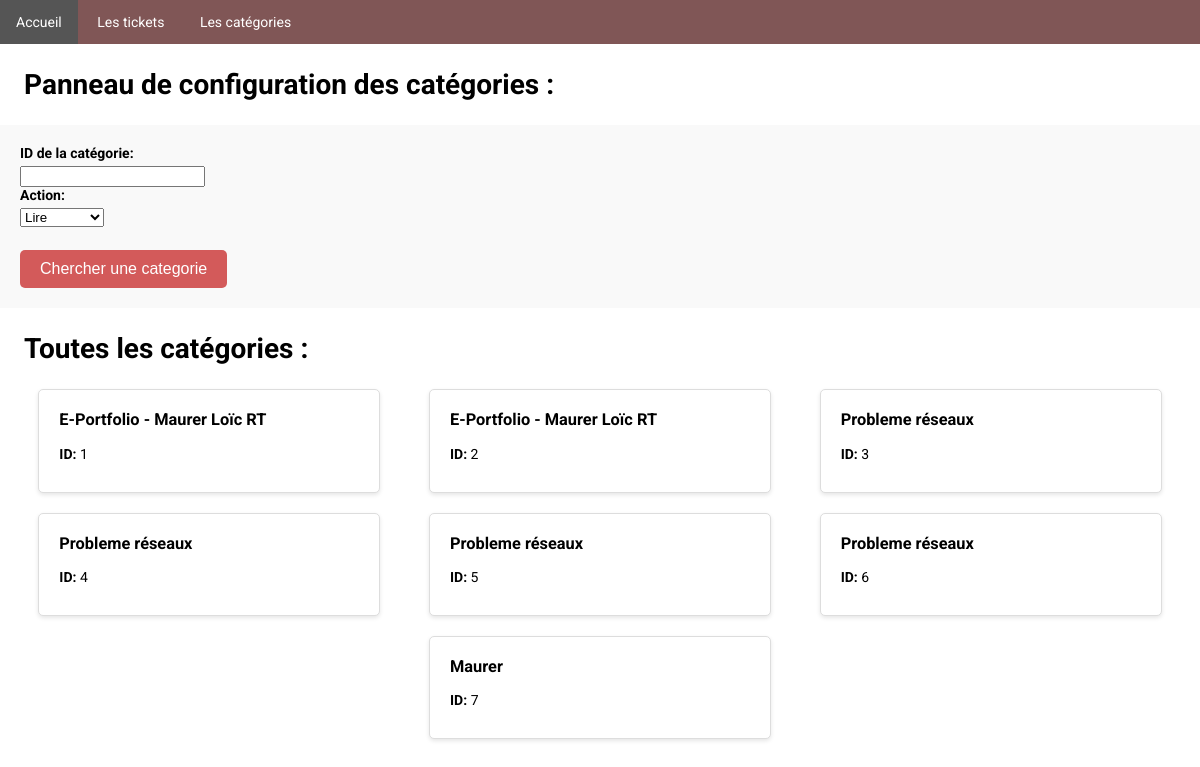
Page /ticket/search_category on the earlier database version.
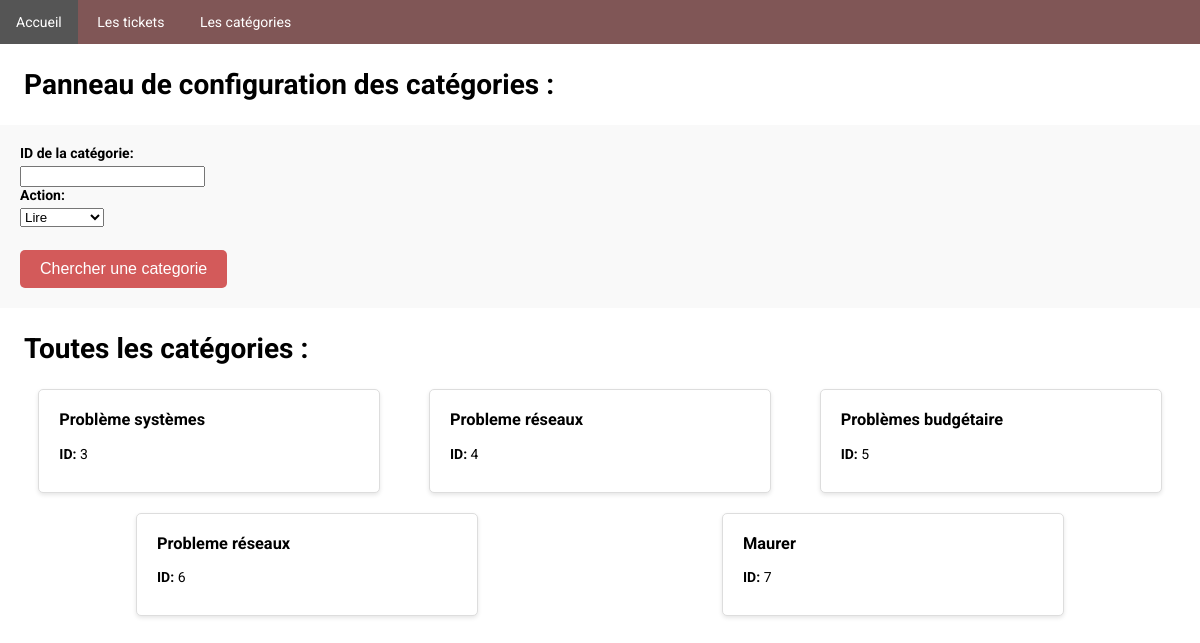
Same page on the later database version.
### ticket/models.py (models this page shows, shortened)
class Category(models.Model):
    name = models.CharField(max_length=200)
    description = models.TextField()
    priority_choices = (
        (1, 'Low'),
        (2, 'Medium'),
        (3, 'High'),
    )
    priority = models.IntegerField(choices=priority_choices, default=1)

### ticket/views.py (the view, shortened to what this page needs)
# urls.py: path('search_category', views.search_category, name='search_category'),
def search_category(request):
    categories = Category.objects.all()
    lform = CategoryIdForm()
    return render(request, 'ticket/search_category.html', {'form': lform, 'categories': categories})

### ticket/forms.py
class CategoryIdForm(forms.Form):
    category_id = forms.IntegerField(label='ID de la catégorie')
    actions = (
        ('read_category', 'Lire'),
        ('delete_category', 'Supprimer'),
        ('update_category', 'Modifier'),
    )
    action = forms.ChoiceField(choices=actions, label='Action')

### ticket/templates/ticket/search_category.html (shortened to what this page needs)
{% extends 'ticket/main.html' %}
{% block content %}
    <h1>Panneau de configuration des catégories :</h1>
    <form method="post" action="{% url 'ticket:search_category' %}?category_id={{ form.category_id.value }}" class="form-add">
        {{ form.as_ul }}
        <input type="submit" value="Chercher une categorie">
    </form>
    <h1>Toutes les catégories :</h1>
    <div class="ticket-container">
        {% for category in categories %}
            <div class="ticket">
                <h3>{{ category.name }}</h3>
                <p><strong>ID:</strong> {{ category.id }}</p>
            </div>
        {% endfor %}
{% endblock %}

Differences in the rows shown:
removed Category: name "E-Portfolio - Maurer Loïc RT", id "1"
removed Category: name "E-Portfolio - Maurer Loïc RT", id "2"
changed Category id 3: name "Probleme réseaux" → "Problème systèmes"
changed Category id 5: name "Probleme réseaux" → "Problèmes budgétaire"
